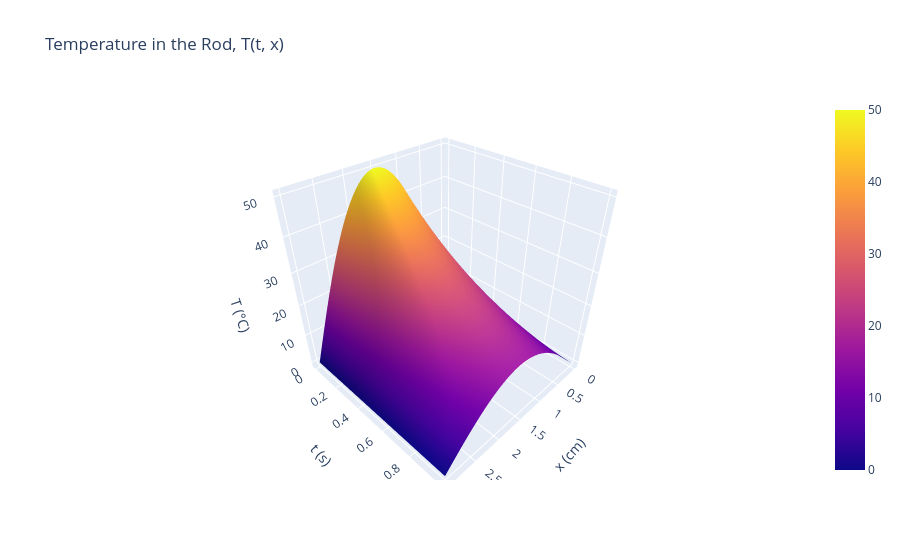

The cell this chart's notebook holds for it:
### Markdown cell above
### Question 1.2

Use the grid and time step from Question 1.1 to march the FTCS update from $t = 0$ to $t = 1$ s, holding both ends at 0 °C. Make a surface plot of $T(t,x)$, and plot $T$ versus $x$ at $t = 0$, 0.25, 0.5, and 1.0 s.

### Code cell
alpha = 1.0               # cm^2/s
L = 3.0                   # cm
t_initial = 0.0
t_final = 1.0             # s
T_boundary = 0.0              # ice-bath temperature at both ends (deg C)
x_values = np.arange(0.0, L + x_step / 2, x_step)
t_values = np.arange(t_initial, t_final + t_step / 2, t_step)

# Row n of T_values holds the temperature profile at time t_n
T_values = np.zeros((len(t_values), len(x_values)))
T_values[0] = 50.0 * np.sin(np.pi * x_values / L)
T_values[0, 0] = T_boundary
T_values[0, -1] = T_boundary

for n in range(len(t_values) - 1):
    # Interior points use the FTCS update
    for i in range(1, len(x_values) - 1):
        T_values[n + 1, i] = T_values[n, i] + r * (T_values[n, i + 1] - 2 * T_values[n, i] + T_values[n, i - 1])

    # Both ends stay in the ice bath
    T_values[n + 1, 0] = T_boundary
    T_values[n + 1, -1] = T_boundary

# Surface plot: using every 50th time row keeps the figure small
figure_3d = go.Figure()
figure_3d.add_trace(go.Surface(x=x_values, y=t_values[::50], z=T_values[::50]))
figure_3d.update_layout(
    title="Temperature in the Rod, T(t, x)",
    scene=dict(xaxis_title="x (cm)", yaxis_title="t (s)", zaxis_title="T (°C)")
)
figure_3d.show()

t_plot_values = [0.0, 0.25, 0.5, 1.0]  # s

plt.figure()
for t_plot in t_plot_values:
    n = int(round(t_plot / t_step))  # row index for this time
    plt.plot(x_values, T_values[n], label=f"t = {t_plot} s")
plt.title("Temperature Profiles in the Rod (FTCS)")
plt.xlabel("Position x (cm)")
plt.ylabel("Temperature T (°C)")
plt.legend()
plt.grid(True)
plt.show()

### Figure 1 — Plotly figure (JSON) as saved in the notebook; plotly's stock layout.template omitted (floating-point values rounded to 4 significant figures; data arrays with more than 128 entries replaced by an {"elided": "..."} marker saying what was removed)
{"data": [{"type": "surface", "x": [0.0, 0.025, 0.05, 0.075, 0.1, 0.125, 0.15, 0.175, 0.2, 0.225, 0.25, 0.275, 0.3, 0.325, 0.35, 0.375, 0.4, 0.425, 0.45, 0.475, 0.5, 0.525, 0.55, 0.575, 0.6, 0.625, 0.65, 0.675, 0.7, 0.725, 0.75, 0.775, 0.8, 0.825, 0.85, 0.875, 0.9, 0.925, 0.95, 0.975, 1.0, 1.025, 1.05, 1.075, 1.1, 1.125, 1.15, 1.175, 1.2, 1.225, 1.25, 1.275, 1.3, 1.325, 1.35, 1.375, 1.4, 1.425, 1.45, 1.475, 1.5, 1.525, 1.55, 1.575, 1.6, 1.625, 1.65, 1.675, 1.7, 1.725, 1.75, 1.775, 1.8, 1.825, 1.85, 1.875, 1.9, 1.925, 1.95, 1.975, 2.0, 2.025, 2.05, 2.075, 2.1, 2.125, 2.15, 2.175, 2.2, 2.225, 2.25, 2.275, 2.3, 2.325, 2.35, 2.375, 2.4, 2.425, 2.45, 2.475, 2.5, 2.525, 2.55, 2.575, 2.6, 2.625, 2.65, 2.675, 2.7, 2.725, 2.75, 2.775, 2.8, 2.825, 2.85, 2.875, 2.9, 2.925, 2.95, 2.975, 3.0], "y": {"elided": "129 float values"}, "z": {"elided": "129x121 float values"}}], "layout": {"scene": {"xaxis": {"title": {"text": "x (cm)"}}, "yaxis": {"title": {"text": "t (s)"}}, "zaxis": {"title": {"text": "T (°C)"}}}, "title": {"text": "Temperature in the Rod, T(t, x)"}}}
